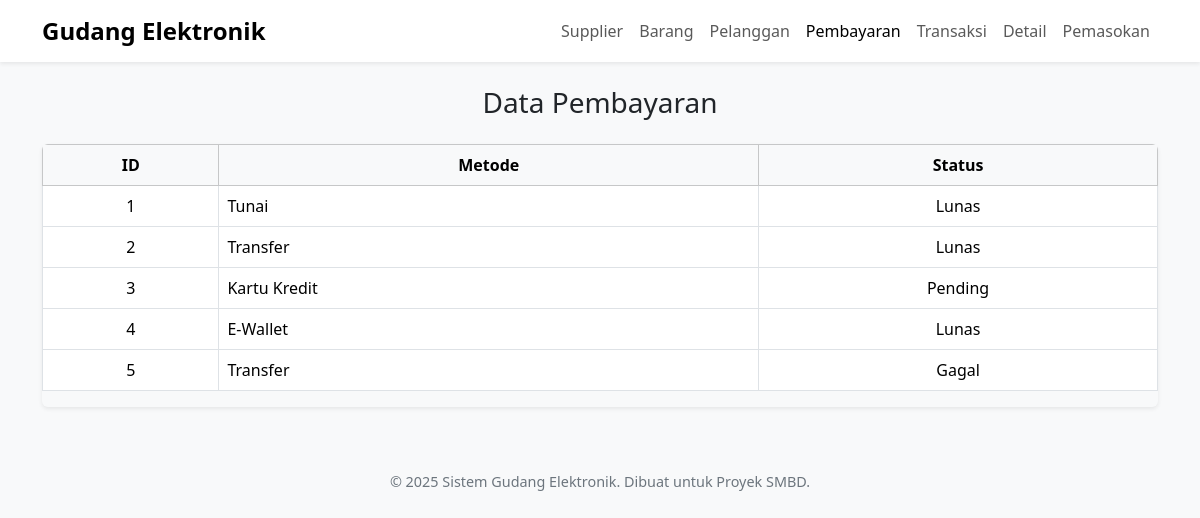
The app's page /Projek_Akhir_SMBD/pembayaran.php with its own data.
### tables this page shows
CREATE TABLE pembayaran (
    id_byr INT PRIMARY KEY AUTO_INCREMENT,
    metode_byr ENUM('Tunai', 'Transfer', 'Kartu Kredit', 'E-Wallet') NOT NULL,
    status_byr ENUM('Pending', 'Lunas', 'Gagal') DEFAULT 'Pending'
);

### Projek_Akhir_SMBD/pembayaran.php (the view, shortened to what this page needs)
<?php include 'koneksi.php'; ?>
<!DOCTYPE html>
<html lang="en">
<head>
  <link href="https://cdn.jsdelivr.net/npm/bootstrap@5.3.3/dist/css/bootstrap.min.css" rel="stylesheet" />
  <link href="https://cdnjs.cloudflare.com/ajax/libs/font-awesome/6.5.0/css/all.min.css" rel="stylesheet" />
</head>
<body>
  <nav class="navbar navbar-expand-lg navbar-light bg-white shadow-sm mb-4">
    <div class="container">
      <a class="navbar-brand" href="index.php">Gudang Elektronik</a>
      <div class="collapse navbar-collapse" id="navbarNav">
        <ul class="navbar-nav ms-auto">
          <li class="nav-item"><a class="nav-link" href="supplier.php">Supplier</a></li>
          <li class="nav-item"><a class="nav-link" href="barang.php">Barang</a></li>
          <li class="nav-item"><a class="nav-link" href="pelanggan.php">Pelanggan</a></li>
          <li class="nav-item"><a class="nav-link active" href="#">Pembayaran</a></li>
          <li class="nav-item"><a class="nav-link" href="transaksi.php">Transaksi</a></li>
          <li class="nav-item"><a class="nav-link" href="detail.php">Detail</a></li>
          <li class="nav-item"><a class="nav-link" href="pemasokan.php">Pemasokan</a></li>
        </ul>
      </div>
    </div>
  </nav>
  <div class="container">
    <h3 class="mb-4 text-center">Data Pembayaran</h3>
    <div class="table-responsive shadow-sm rounded">
      <table class="table table-bordered table-hover bg-white">
        <thead class="table-light text-center">
          <tr>
            <th>ID</th>
            <th>Metode</th>
            <th>Status</th>
          </tr>
        </thead>
        <tbody>
          <?php
          $res = $conn->query("SELECT * FROM pembayaran");
          if ($res && $res->num_rows > 0) {
            while ($row = $res->fetch_assoc()) {
              echo "<tr>
                      <td class='text-center'>{$row['id_byr']}</td>
                      <td>{$row['metode_byr']}</td>
                      <td class='text-center'>{$row['status_byr']}</td>
                    </tr>";
            }
          } else {
            echo "<tr><td colspan='3' class='text-center text-muted'>Tidak ada data pembayaran.</td></tr>";
          }
          ?>
        </tbody>
      </table>
    </div>
  </div>
  <footer class="mt-5">
    &copy; 2025 Sistem Gudang Elektronik. Dibuat untuk Proyek SMBD.
  </footer>
</body>
</html>

### Projek_Akhir_SMBD/pembayaran.php (style rules this page uses)
body { background-color: #f8f9fa; font-family: 'Segoe UI', Tahoma, Geneva, Verdana, sans-serif; }
.navbar-brand { font-weight: 600; font-size: 1.5rem; }
footer { text-align: center; padding: 1rem; margin-top: 2rem; color: #6c757d; font-size: 0.9rem; }

### records on screen
pembayaran: id_byr "1", metode_byr "Tunai", status_byr "Lunas"
pembayaran: id_byr "2", metode_byr "Transfer", status_byr "Lunas"
pembayaran: id_byr "3", metode_byr "Kartu Kredit", status_byr "Pending"
pembayaran: id_byr "4", metode_byr "E-Wallet", status_byr "Lunas"
pembayaran: id_byr "5", metode_byr "Transfer", status_byr "Gagal"
